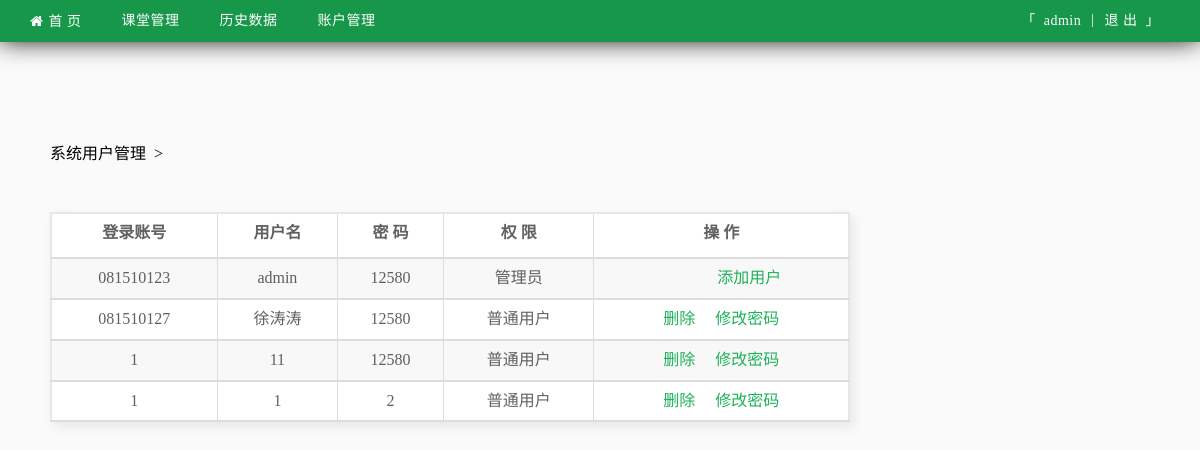
Screenshot of /admin/index.php?user_manage=true (signed in) with the database file from the repository.
### tables this page shows
CREATE TABLE `physics_user` (
  `uid` int(10) NOT NULL,
  `level` char(1) NOT NULL,
  `number` varchar(20) NOT NULL,
  `name` varchar(20) NOT NULL,
  `password` varchar(40) NOT NULL,
  `cur_course` int(2) DEFAULT NULL,
  `pwd` varchar(30) NOT NULL
);

### admin/function/database.class.php (called while the page is built, shortened)
<?php
class database{
	private $db;
	private $tablePrefix = 'physics';
	function __construct($name=null){
		$this->db = new mysqli(HOSTNAME,HOSTUSER,HOSTPWD,HOSTDB);
		$this->db->query('set names utf8');
	}
	function user_manage(){
		$sql = "SELECT * FROM `{$this->tablePrefix}_user`";
		$result = $this->db->query($sql);
		return  $result;
	}
}

### admin/function/common.php (the view, shortened to what this page needs)
<?php
	include_once dirname(__FILE__).'/database.class.php';
 	function user_manage(){
 		$obj = new database();
 		$result = $obj->user_manage();
 		$out = "";
 		while( $data = $result->fetch_assoc()){
 			if($data['level']=='2') $level = '普通用户';
 			else if($data['level']=='1') $level = '管理员';
	 		$out .= "
				<tr>
					<td>".$data['number']."</td>
					<td id='user_name'>".$data['name']."</td>
					<td>".$data['pwd']."</td>
					<td>".$level."</td>";
			if($data['level']=='1'){
				 $out .= "
			    	<td>
						<a href='javascript:void(0)'  onclick='add_user()' style='margin-left: 56px'>添加用户</a>
					</td>";
			}else if($data['level']=='2'){
			    $out .= "
			    	<td>
						<a href='javascript:void(0)'  onclick='admin_delete_user(this)'>删除</a>
						&nbsp;&nbsp;&nbsp;
						<a href='javascript:void(0)' onclick='admin_change_pwd(this)'>修改密码</a>
					</td>";
			}
			$out .= "</tr>";
		}
		return $out;
 	}
?>

### admin/index.php (shortened to what this page needs)
<?php
	if( !$_SESSION['user_name']){
		header('Location:./login.php');
	}else{
		if(isset($_GET['exp_name'])){
			include './templates/default/experiment.php';
		}else if(isset($_GET['search'])){
			include './templates/default/search.php';
		}else if(isset($_GET['user_manage']) && $_GET['user_manage']=='true'){
			include './templates/default/user_manage.php';
		}else{
			include './templates/default/index.php';
		}
	}

### admin/templates/default/include/header.php (shortened to what this page needs)
<!DOCTYPE html>
<html lang="zh-cn">
<head>
	<?php echo "<link rel='stylesheet' type='text/css' href='./templates/default/css/style.css'>";?>
	<?php echo "<link rel='stylesheet' href='./templates/default/css/font-awesome-4.7.0/css/font-awesome.min.css'>";?>
</head>
<body>
	<div class="header">
		<div class="nav">
		<?php
			echo "<ul class='nav_list'";
			if(defined('index')) echo "style='margin-left: 0'";
			echo ">";
		?>
				<li><a class="fa fa-home" href="./index.php">首 页</a></li>
				<li class="trigger_dropdown">
					<a href="javascript:void(0)">课堂管理</a>
				</li>
				<li class='trigger_dropdown'>
					<a>历史数据</a>
				</li>
				<li class='trigger_dropdown'>
					<a>账户管理</a>
				</li>
			</ul>
		<?php
			echo "<ul class='nav_option'";
			if(defined('index')) echo"style='margin-right: 0'";
			echo ">";
		?>
				<li><a href="./logout.php">退 出 &nbsp;」</a></li>
				<li><span class="symbol-item">|</span></li>
				<?php echo "<li><a name=".$_SESSION['uid']." id='uid'>「 &nbsp;".$_SESSION['user_name']."</a>";?>
				<?php echo"</li>";?>
			</ul>
		</div>
	</div>

### admin/templates/default/user_manage.php (shortened to what this page needs)
<?php
	require dirname(__FILE__).'/../../function/database.class.php';
	require dirname(__FILE__).'/../../function/common.php';
	include dirname(__FILE__).'/include/header.php';
?>
<!DOCTYPE html>
<html lang="en">
<head>
</head>
<body>
	<div class="container">
		系统用户管理 &nbsp;><br><br>
		<div>
			<table class='table-search-result table-user-manage'>
				<thead>
					<tr>
						<th>登录账号</th>
						<th>用户名</th>
						<th>密 码</th>
						<th>权 限</th>
						<th>操 作</th>
					</tr>
				</thead>
				<tbody>
					<?php echo user_manage();?>
				</tbody>
		 	</table>
		</div>
	</div>
</body>
</html>

### admin/templates/default/css/style.css (style rules this page uses)
html { width: 100%; height: 100%; }
body { margin: 0; padding :0; padding-top: 40px; background: #fafafa; }
.header { position: fixed; top: 0; left: 0; width: 100%; background: #17974a; box-shadow: -1px -2px 26px #000; z-index: 9; }
.nav { position: relative; width: 1080px; margin: 0 auto; padding-right: 40px; height: 42px; font-size: 14px; letter-spacing: 0.5px; color: #fff; }
ul.nav_list { position: relative; float: left; margin: 0; padding: 0; list-style: none; margin-left: -30px; }
ul.nav_list li { float: left; }
ul.nav_list a { display: block; margin: 0; padding: 0 20px; height: 42px; line-height: 42px; color: #fff; text-decoration: none; }
ul.nav_list a:before { margin-right: 5px; }
ul.nav_option { float: right; margin: 0; padding: 0; list-style: none; margin-right: -50px }
ul.nav_option li { float: right; }
ul.nav_option a { display: block; margin: 0; padding: 0 10px; height: 42px; line-height: 42px; color: #fff; text-decoration: none; }
ul.nav_option .symbol-item { line-height: 40px; }
.container { position:relative; margin: 100px auto; width: 1100px; z-index: 2; }
table.table-search-result { width: 800px; border-spacing: 0; border-collapse: collapse; border:2px solid #e7e7e7; margin-left: 0; margin-top: 30px; box-shadow: 4px 5px 10px #eae8e8; }
table.table-search-result th, table.table-search-result td { padding: 8px; background-color: #fff; font-size: 16px; color: rgba(21, 20, 20, 0.67); line-height: 1.42857143; border: 1px solid #ddd; border-bottom-width: 2px; vertical-align: top; text-align: center; }
table.table-search-result > thead > tr { height: 45px; }
table.table-search-result > tbody > tr:nth-child(odd) > td { background-color: rgb(248, 248, 248); }
.table-user-manage a { text-decoration: none; color: rgb(29, 178, 88); }

### rows the page displays
physics_user: number "081510123", name "admin", pwd "12580", level "管理员", shows "添加用户"
physics_user: number "081510127", name "徐涛涛", pwd "12580", level "普通用户", shows "删除"
physics_user: number "1", name "11", pwd "12580", level "普通用户", shows "删除"
physics_user: number "1", name "1", pwd "2", level "普通用户", shows "删除"

### other values shown
$_SESSION['user_name'] "admin"
